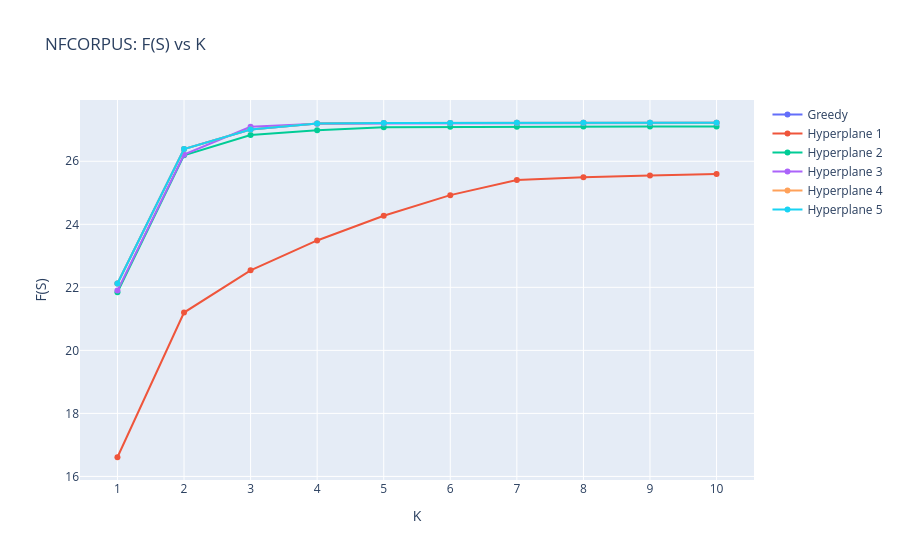

Here is the notebook cell this chart was saved with:
### Code cell
fig = go.Figure()
fig.add_trace(go.Scatter(
    x=list(range(1, greedy_iters + 1)),
    y=[item[1] for item in nfcorpus_greedy_data[0][:greedy_iters]],
    mode='lines+markers',
    name=f'Greedy'
))

for i in range(num_hyperplanes):
    nfcorpus_greedy_aug = nfcorpus_greedy_aug_data[i]
    fig.add_trace(go.Scatter(x=list(range(1, greedy_iters + 1)), y=[item[1] for item in nfcorpus_greedy_aug[0][:greedy_iters]], mode='lines+markers', name=f'Hyperplane {i + 1}'))
fig.update_layout(title='NFCORPUS: F(S) vs K',
                  xaxis_title='K',
                  yaxis_title='F(S)')
fig.update_layout(
    xaxis=dict(
        tickvals=list(range(1, greedy_iters + 1))  # Enforce integer ticks
    )
)
fig.show()

### Figure 1 — Plotly figure (JSON) as saved in the notebook; plotly's stock layout.template omitted (floating-point values rounded to 4 significant figures)
{"data": [{"mode": "lines+markers", "name": "Greedy", "type": "scatter", "x": [1, 2, 3, 4, 5, 6, 7, 8, 9, 10], "y": [22.12, 26.39, 27.01, 27.2, 27.21, 27.22, 27.22, 27.22, 27.22, 27.22]}, {"mode": "lines+markers", "name": "Hyperplane 1", "type": "scatter", "x": [1, 2, 3, 4, 5, 6, 7, 8, 9, 10], "y": [16.61, 21.2, 22.54, 23.49, 24.27, 24.93, 25.4, 25.49, 25.55, 25.6]}, {"mode": "lines+markers", "name": "Hyperplane 2", "type": "scatter", "x": [1, 2, 3, 4, 5, 6, 7, 8, 9, 10], "y": [21.84, 26.19, 26.83, 26.99, 27.08, 27.09, 27.1, 27.1, 27.1, 27.1]}, {"mode": "lines+markers", "name": "Hyperplane 3", "type": "scatter", "x": [1, 2, 3, 4, 5, 6, 7, 8, 9, 10], "y": [21.9, 26.21, 27.09, 27.19, 27.2, 27.21, 27.21, 27.21, 27.21, 27.21]}, {"mode": "lines+markers", "name": "Hyperplane 4", "type": "scatter", "x": [1, 2, 3, 4, 5, 6, 7, 8, 9, 10], "y": [22.12, 26.39, 27.01, 27.2, 27.21, 27.22, 27.22, 27.22, 27.22, 27.22]}, {"mode": "lines+markers", "name": "Hyperplane 5", "type": "scatter", "x": [1, 2, 3, 4, 5, 6, 7, 8, 9, 10], "y": [22.12, 26.39, 27.01, 27.2, 27.21, 27.22, 27.22, 27.22, 27.22, 27.22]}], "layout": {"title": {"text": "NFCORPUS: F(S) vs K"}, "xaxis": {"tickvals": [1, 2, 3, 4, 5, 6, 7, 8, 9, 10], "title": {"text": "K"}}, "yaxis": {"title": {"text": "F(S)"}}}}
